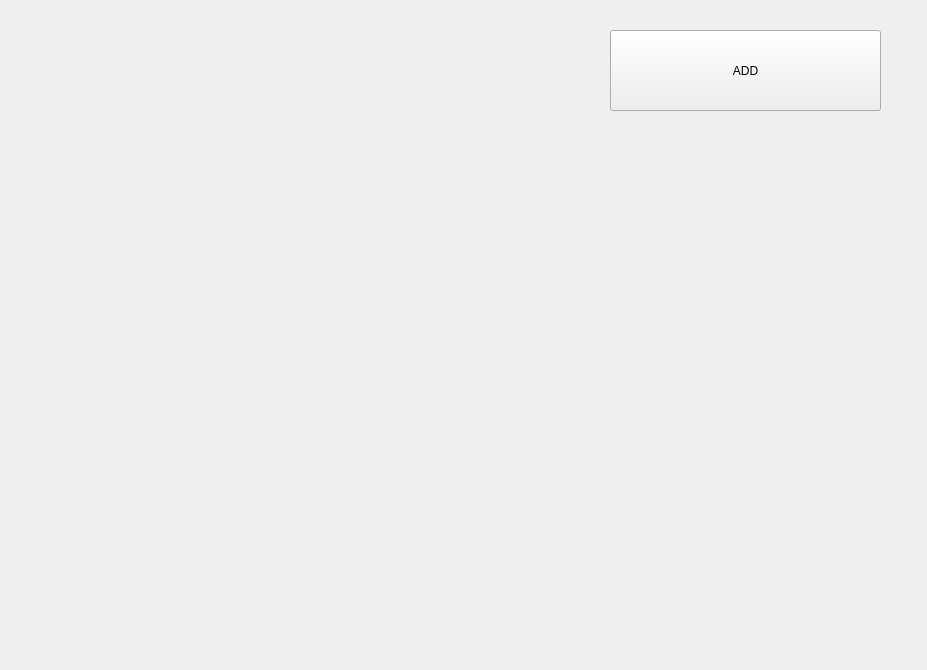
<?xml version="1.0" encoding="UTF-8"?>
<ui version="4.0">
 <class>Form</class>
 <widget class="QWidget" name="Form">
  <property name="enabled">
   <bool>true</bool>
  </property>
  <property name="geometry">
   <rect>
    <x>0</x>
    <y>0</y>
    <width>927</width>
    <height>670</height>
   </rect>
  </property>
  <property name="windowTitle">
   <string>Form</string>
  </property>
  <widget class="QPushButton" name="add_bt">
   <property name="geometry">
    <rect>
     <x>610</x>
     <y>30</y>
     <width>271</width>
     <height>81</height>
    </rect>
   </property>
   <property name="text">
    <string>ADD</string>
   </property>
  </widget>
  <widget class="QWidget" name="gridLayoutWidget">
   <property name="geometry">
    <rect>
     <x>90</x>
     <y>70</y>
     <width>441</width>
     <height>351</height>
    </rect>
   </property>
   <layout class="QGridLayout" name="gridLayout">
    <property name="leftMargin">
     <number>0</number>
    </property>
   </layout>
  </widget>
 </widget>
 <resources/>
 <connections/>
</ui>
